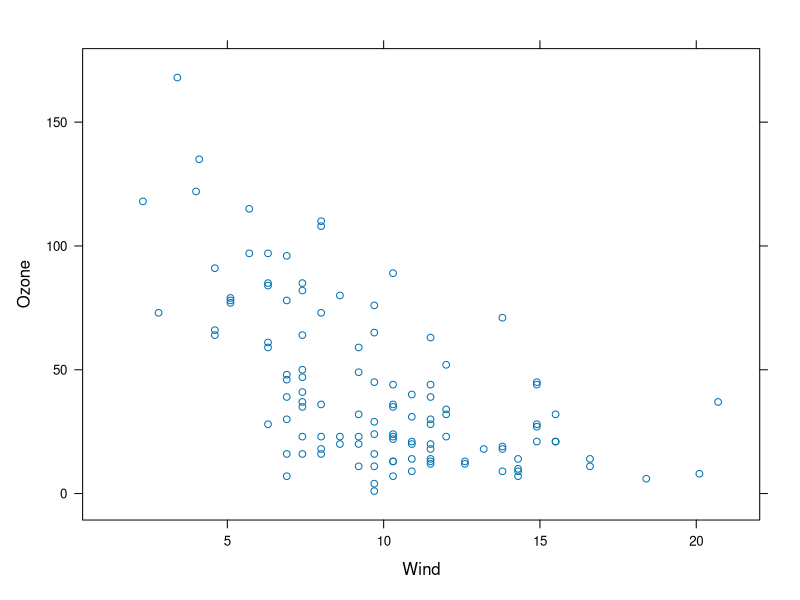
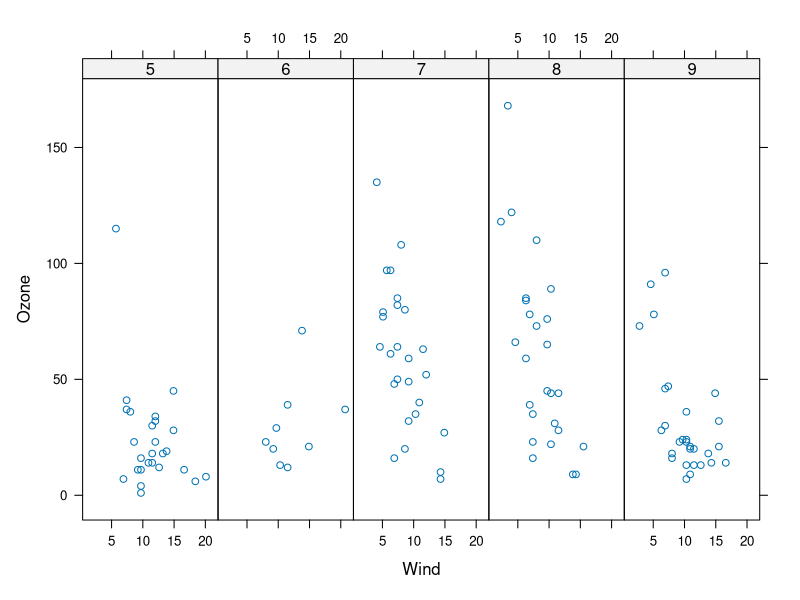
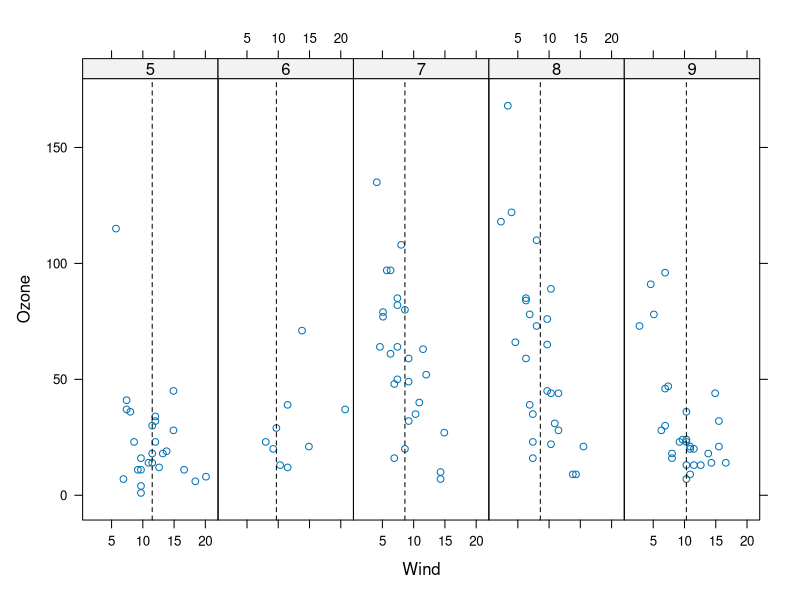
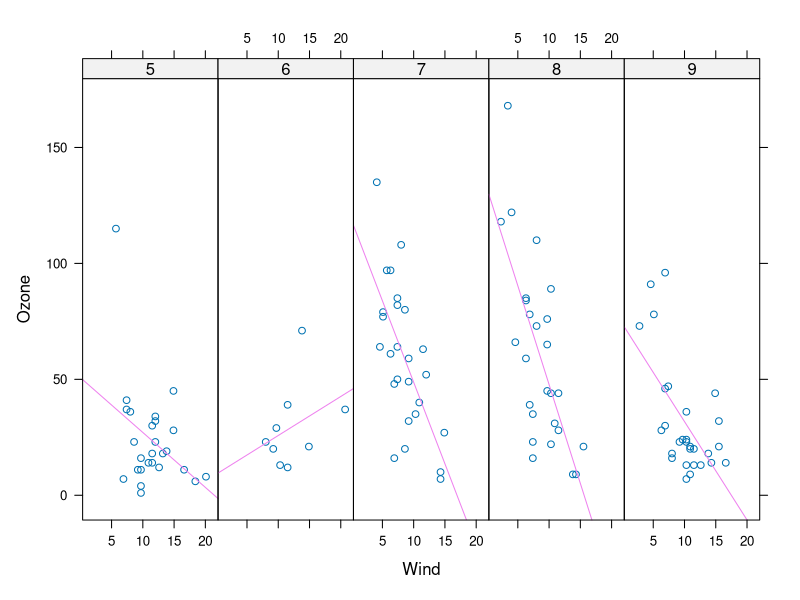

R code for these plots, in order:
## ---- chunk 1
library(datasets)
library(lattice)
airquality = transform(airquality, Month = factor(Month))
xyplot(Ozone~Wind, data = airquality)
## ---- chunk 2
library(datasets)
library(lattice)
airquality = transform(airquality, Month = factor(Month))
xyplot(Ozone~Wind | Month, data = airquality, layout = c(5,1))
## ---- chunk 3

library(datasets)
library(lattice)
airquality = transform(airquality, Month = factor(Month))
xyplot(Ozone~Wind | Month, data = airquality, layout = c(5,1), panel = function(x, y, ...){
  panel.xyplot(x, y, ...)
  panel.abline(v = median(x), lty = 2)
})

## ---- chunk 4

library(datasets)
library(lattice)
airquality = transform(airquality, Month = factor(Month))
xyplot(Ozone~Wind | Month, data = airquality, layout = c(5,1), panel = function(x, y, ...){
  panel.xyplot(x, y, ...)
  panel.lmline(x, y, col = "Violet")
})

